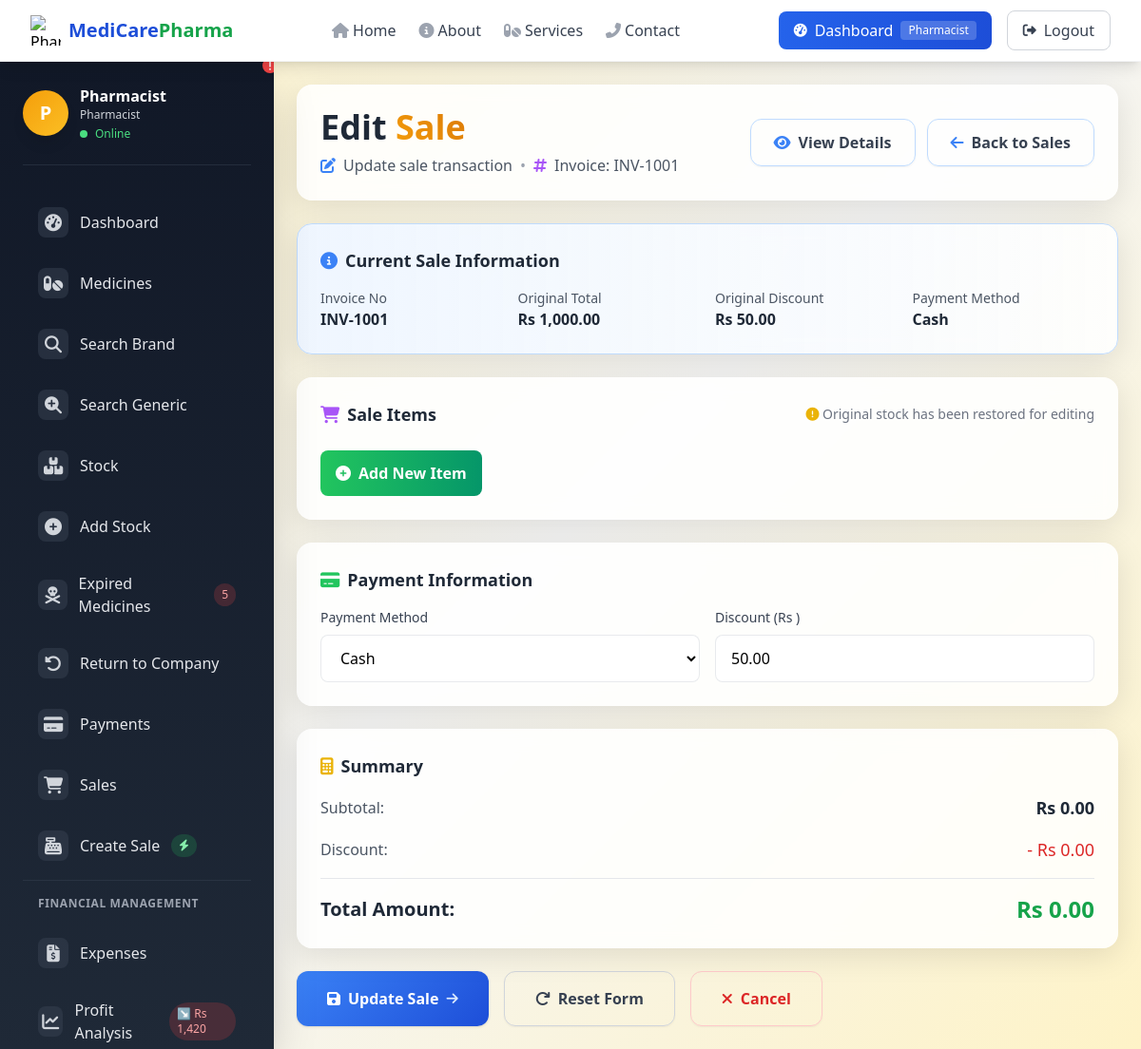
The page /pharmacist/edit_sale.php?id=8 (signed in) on the database its author committed.
### tables this page shows
CREATE TABLE `sales` (
  `id` int(11) NOT NULL,
  `invoice_no` varchar(50) NOT NULL,
  `pharmacist_id` int(11) NOT NULL,
  `total_amount` decimal(10,2) NOT NULL,
  `discount` decimal(10,2) DEFAULT 0.00,
  `payment_method` enum('Cash','Online') DEFAULT 'Cash',
  `sale_date` timestamp NOT NULL DEFAULT current_timestamp()
);

### pharmacist/edit_sale.php (the view, shortened to what this page needs)
<?php
require_once "../config/db.php";
$sale_id = intval($_GET['id']);
$pharmacist_id = $_SESSION['user_id'];
$sale_query = "SELECT * FROM sales WHERE id = $sale_id AND pharmacist_id = $pharmacist_id";
$sale_result = mysqli_query($conn, $sale_query);
$sale = mysqli_fetch_assoc($sale_result);
?>
<!DOCTYPE html>
<html lang="en">
<head>
    <script src="https://cdn.tailwindcss.com"></script>
    <link rel="stylesheet" href="https://cdnjs.cloudflare.com/ajax/libs/font-awesome/6.4.0/css/all.min.css">
    <link href="https://cdn.jsdelivr.net/npm/select2@4.1.0-rc.0/dist/css/select2.min.css" rel="stylesheet" />
</head>
<body class="min-h-screen overflow-x-hidden">
    <?php include "../includes/navbar.php"; ?>
    <div class="flex">
        <?php include "includes/pharmacist_sidebar.php"; ?>
        <main class="flex-1 p-6">
            <div class="glass-card rounded-2xl p-6 mb-6">
                <div class="flex flex-col lg:flex-row lg:items-center justify-between">
                    <div>
                        <h1 class="text-3xl lg:text-4xl font-bold text-gray-800 mb-2">
                            Edit <span class="gradient-text">Sale</span>
                        </h1>
                        <p class="text-gray-600 flex items-center space-x-2">
                            <i class="fas fa-edit text-blue-500"></i>
                            <span>Update sale transaction</span>
                            <span class="text-gray-400 mx-2">•</span>
                            <i class="fas fa-hashtag text-purple-500"></i>
                            <span class="font-medium">Invoice: <?php echo htmlspecialchars($sale['invoice_no']); ?></span>
                        </p>
                    </div>
                    <div class="mt-4 lg:mt-0 flex space-x-3">
                        <a href="view_sale.php?id=<?php echo $sale_id; ?>"
                            class="px-6 py-3 border border-blue-200 text-gray-700 rounded-xl hover:bg-blue-50 transition font-bold flex items-center space-x-2 shadow-sm">
                            <i class="fas fa-eye text-blue-500"></i>
                            <span>View Details</span>
                        </a>
                        <a href="sales.php"
                            class="px-6 py-3 border border-blue-200 text-gray-700 rounded-xl hover:bg-blue-50 transition font-bold flex items-center space-x-2 shadow-sm">
                            <i class="fas fa-arrow-left text-blue-500"></i>
                            <span>Back to Sales</span>
                        </a>
                    </div>
                </div>
            </div>
            <div class="glass-card rounded-2xl p-6 mb-6 bg-gradient-to-r from-blue-50 to-blue-25 border border-blue-200">
                <h3 class="text-lg font-semibold text-gray-800 mb-4 flex items-center space-x-2">
                    <i class="fas fa-info-circle text-blue-500"></i>
                    <span>Current Sale Information</span>
                </h3>
                <div class="grid grid-cols-2 md:grid-cols-4 gap-4">
                    <div>
                        <p class="text-sm text-gray-600">Invoice No</p>
                        <p class="font-semibold text-gray-800"><?php echo htmlspecialchars($sale['invoice_no']); ?></p>
                    </div>
                    <div>
                        <p class="text-sm text-gray-600">Original Total</p>
                        <p class="font-semibold text-gray-800">Rs <?php echo number_format($sale['total_amount'], 2); ?></p>
                    </div>
                    <div>
                        <p class="text-sm text-gray-600">Original Discount</p>
                        <p class="font-semibold text-gray-800">Rs <?php echo number_format($sale['discount'], 2); ?></p>
                    </div>
                    <div>
                        <p class="text-sm text-gray-600">Payment Method</p>
                        <p class="font-semibold text-gray-800"><?php echo htmlspecialchars($sale['payment_method']); ?></p>
                    </div>
                </div>
            </div>
            <form method="POST" id="saleForm" class="space-y-6">
                <div class="glass-card rounded-2xl p-6">
                    <div class="flex justify-between items-center mb-4">
                        <h3 class="text-lg font-semibold text-gray-800 flex items-center space-x-2">
                            <i class="fas fa-shopping-cart text-purple-500"></i>
                            <span>Sale Items</span>
                        </h3>
                        <span class="text-sm text-gray-500">
                            <i class="fas fa-exclamation-circle text-yellow-500"></i>
                            Original stock has been restored for editing
                        </span>
                    </div>
                    <div class="mt-6">
                        <button type="button" onclick="addItemRow()"
                            class="px-4 py-3 bg-gradient-to-r from-green-500 to-emerald-600 text-white rounded-lg hover:shadow-lg transition flex items-center space-x-2 font-semibold">
                            <i class="fas fa-plus-circle"></i>
                            <span>Add New Item</span>
                        </button>
                    </div>
                </div>
                <div class="glass-card rounded-2xl p-6">
                    <h3 class="text-lg font-semibold text-gray-800 mb-4 flex items-center space-x-2">
                        <i class="fas fa-credit-card text-green-500"></i>
                        <span>Payment Information</span>
                    </h3>
                    <div class="grid grid-cols-1 md:grid-cols-2 gap-4">
                        <div>
                            <label class="block text-sm font-medium text-gray-700 mb-2">
                                Payment Method
                            </label>
                            <select name="payment_method" required
                                class="w-full form-input px-4 py-3 rounded-lg">
                                <option value="Cash" <?php echo $sale['payment_method'] === 'Cash' ? 'selected' : ''; ?>>Cash</option>
                            </select>
                        </div>
                        <div>
                            <label class="block text-sm font-medium text-gray-700 mb-2">
                                Discount (Rs )
                            </label>
                            <input type="number" name="discount" id="discount" min="0" step="0.01"
                                value="<?php echo $sale['discount']; ?>"
                                class="w-full form-input px-4 py-3 rounded-lg" oninput="updateTotal()">
                        </div>
                    </div>
                </div>
                <div class="glass-card rounded-2xl p-6">
                    <h3 class="text-lg font-semibold text-gray-800 mb-4 flex items-center space-x-2">
                        <i class="fas fa-calculator text-yellow-500"></i>
                        <span>Summary</span>
                    </h3>
                    <div class="space-y-4">
                        <div class="flex justify-between items-center">
                            <span class="text-gray-600">Subtotal:</span>
                            <span id="subtotal" class="text-lg font-bold text-gray-800">Rs 0.00</span>
                        </div>
                        <div class="flex justify-between items-center">
                            <span class="text-gray-600">Discount:</span>
                            <span id="discountDisplay" class="text-lg font-medium text-red-600">- Rs 0.00</span>
                        </div>
                        <div class="border-t border-gray-200 pt-4">
                            <div class="flex justify-between items-center">
                                <span class="text-xl font-bold text-gray-800">Total Amount:</span>
                                <span id="totalAmount" class="text-2xl font-bold text-green-600">Rs 0.00</span>
                            </div>
                        </div>
                    </div>
                </div>
                <div class="flex space-x-4">
                    <button type="submit"
                        class="gradient-blue text-white px-8 py-4 rounded-xl font-bold hover:shadow-xl transition-all duration-300 hover:scale-105 flex items-center space-x-2 shadow">
                        <i class="fas fa-save"></i>
                        <span>Update Sale</span>
                        <i class="fas fa-arrow-right text-blue-100 text-sm"></i>
                    </button>
                    <button type="reset"
                        class="px-8 py-4 border border-gray-300 text-gray-700 rounded-xl hover:bg-gray-50 transition font-bold flex items-center space-x-2 shadow-sm">
                        <i class="fas fa-redo"></i>
                        <span>Reset Form</span>
                    </button>
                    <a href="sales.php"
                        class="px-8 py-4 border border-red-200 text-red-600 rounded-xl hover:bg-red-50 transition font-bold flex items-center space-x-2 shadow-sm">
                        <i class="fas fa-times"></i>
                        <span>Cancel</span>
                    </a>
                </div>
            </form>
        </main>
    </div>
</body>
</html>

### pharmacist/edit_sale.php (style rules this page uses)
:root { --primary-yellow: #f59e0b; --primary-yellow-light: #fbbf24; --primary-yellow-dark: #d97706; --accent-blue: #3b82f6; --accent-green: #10b981; }
body { background: linear-gradient(135deg, #fef3c7 0%, #f5f5f4 50%, #fef3c7 100%); min-height: 100vh; }
.glass-card { background: rgba(255, 255, 255, 0.85); backdrop-filter: blur(10px); border: 1px solid rgba(255, 255, 255, 0.2); box-shadow: 0 8px 32px rgba(0, 0, 0, 0.1); }
.gradient-blue { background: linear-gradient(135deg, var(--accent-blue), #1d4ed8); }
.gradient-text { background: linear-gradient(45deg, #f59e0b, #d97706); background-clip: text; -webkit-background-clip: text; -webkit-text-fill-color: transparent; }
.form-input { background: rgba(255, 255, 255, 0.9); border: 1px solid rgba(209, 213, 219, 0.5); transition: all 0.3s ease; }

### pharmacist/includes/pharmacist_sidebar.php (style rules this page uses)
.gradient-blue { background: linear-gradient(135deg, #3b82f6, #1d4ed8); }

### rows shown on the page
sales: invoice_no "INV-1001", total_amount "1,000.00", discount "50.00", payment_method "Cash"

### other values the page prints
$name "Home"
$name "About"
$name "Services"
$name "Contact"
$userRole "Pharmacist"
substr($user_name, 0, 1) "P"
$user_name "Pharmacist"
$expired_count "5"
abs($monthly_profit) "1,420"
